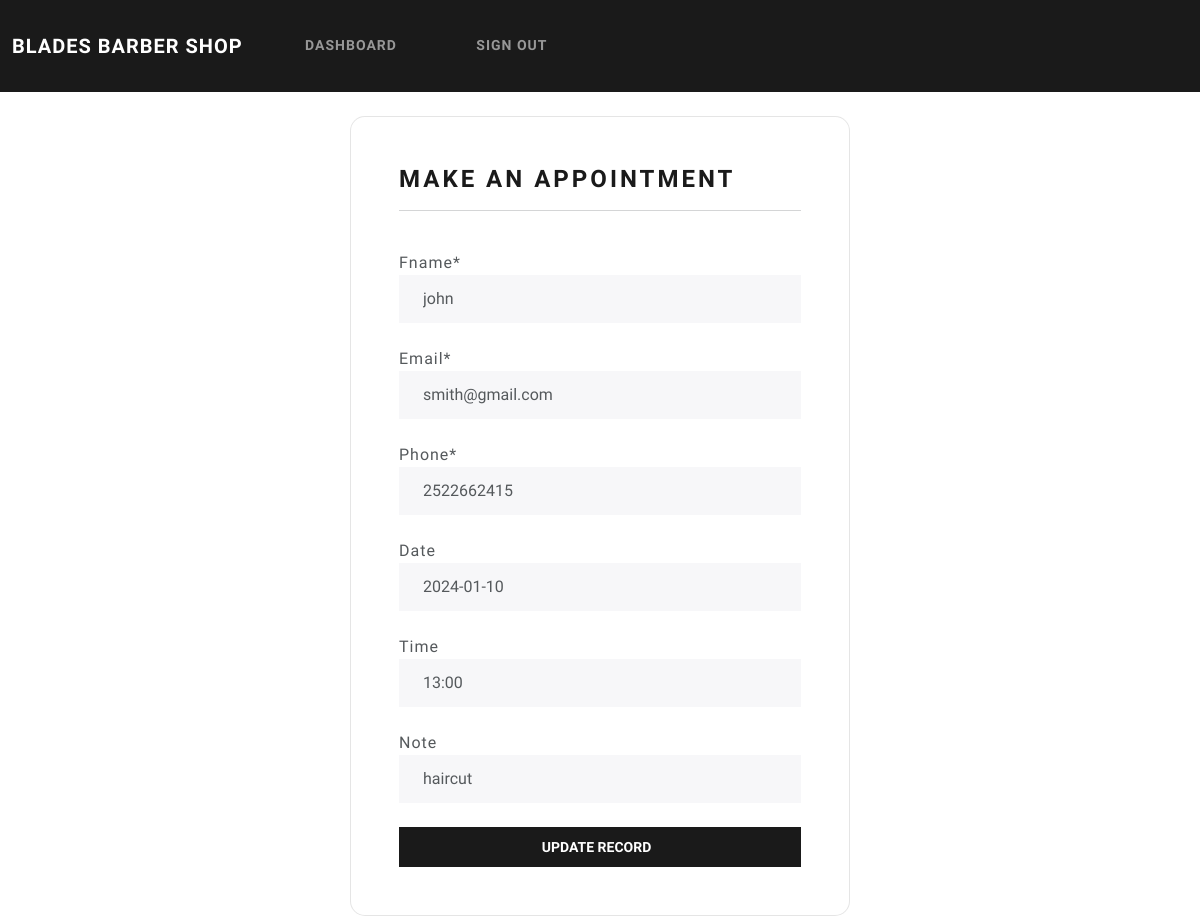
The app's page /update-record/1 (signed in) with its own data.
### app/models.py (models this page shows, shortened)
class Record(models.Model):
    fname = models.CharField(max_length=100)
    email = models.CharField(max_length=255)
    phone = models.CharField(max_length=20)
    date = models.DateField(blank=True,null=True)
    time = models.CharField(max_length=10,blank=True,null=True)
    note = models.CharField(max_length=100,blank=True,null=True)

### app/views.py (the view)
# urls.py: path('update-record/<int:pk>', views.update_record, name="update-record"),
@login_required(login_url='login')
def update_record(request, pk):
    record = Record.objects.get(id=pk)
    form = UpdateRecordForm(instance=record)
    if request.method == 'POST':
        form = UpdateRecordForm(request.POST, instance=record)
        if form.is_valid():
            form.save()
            messages.success(request, "Your record was updated!")
            return redirect("dashboard")
    context = {'form':form}
    return render(request, 'account/update-record.html', context=context)

### app/forms.py
class UpdateRecordForm(forms.ModelForm):
    class Meta:
        model = Record
        fields = ['fname', 'email', 'email', 'phone', 'date', 'time', 'note',]

### templates/account/update-record.html (shortened to what this page needs)
{% extends 'account/base.html' %}
{% load crispy_forms_tags %}
{% block content %}
<body>
    <div class="container bg-light shadow-md p-5 form-layout">
        <h3> Make an appointment </h3>
        <hr>
        <br>
        <form method="POST" autocomplete="off">
                {{form.fname|as_crispy_field}}
                <br>
                {{form.email|as_crispy_field}}
                <br>
                {{form.phone|as_crispy_field}}
                <br>
                {{form.date|as_crispy_field}}
                <br>
                {{form.time|as_crispy_field}}
                <br>
                {{form.note|as_crispy_field}}
                <br>
                <button type="submit" class="btn btn-primary w-100 btn-block p-2"> Update record &nbsp;  </button>
            </form>
        </div>
    </body>
{% endblock %}

### static/css/styles.css (style rules this page uses)
.form-layout { border-radius: 15px; width: 500px; }

### records on screen
Record: fname "john", email "smith@gmail.com", phone "2522662415", date "2024-01-10", time "13:00", note "haircut"
